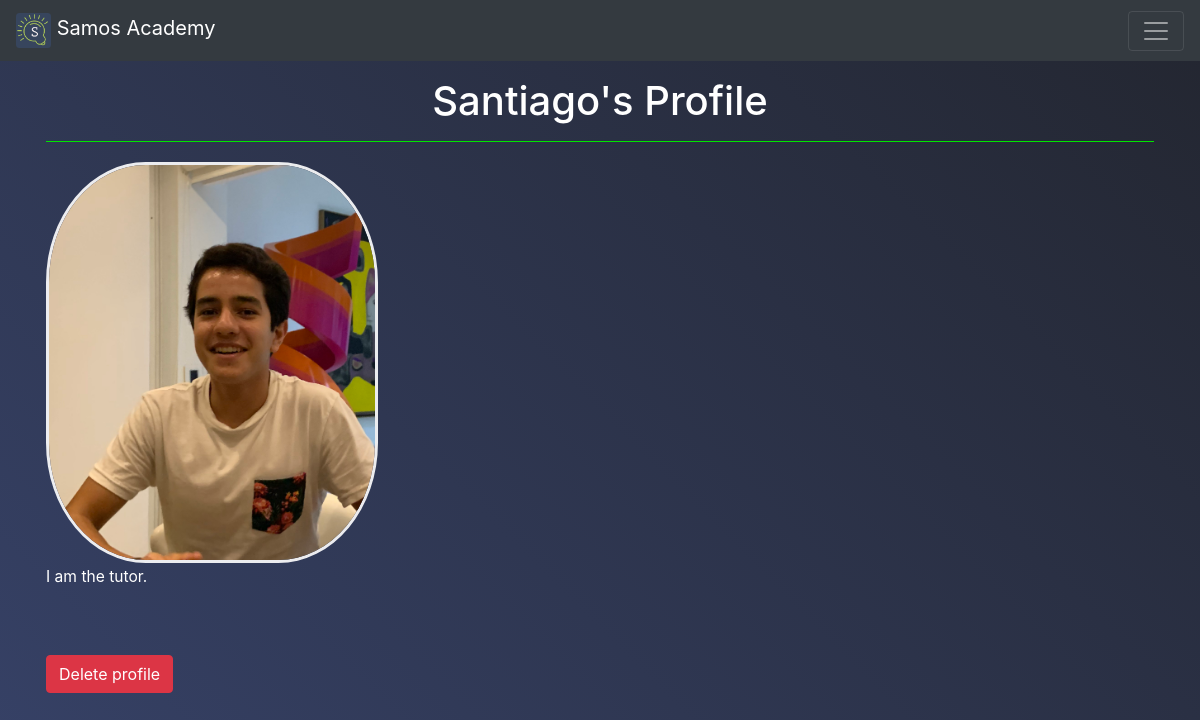
/profile/ (signed in), run on the app's committed database.
### academy/models.py (models this page shows)
class Profile(models.Model):
    user_id = models.IntegerField()
    country = CountryField()
    city = models.CharField(max_length=64)
    bio = models.TextField()
    photo = models.ImageField(null=True, upload_to='profiles/')

### academy/views.py (the view, shortened to what this page needs)
# urls.py: path('profile/', views.profile, name='profile'),
@login_required
def profile(request):
    try:
        return render(request, 'academy/profile.html', {
        'profile': Profile.objects.get(user_id=request.user.pk)
    })
    except ObjectDoesNotExist:
        return render(request, 'academy/profile.html', {
            'form': ProfileForm()
        })

### academy/templates/academy/profile.html (shortened to what this page needs)
{% extends 'academy/layout.html' %}
{% load crispy_forms_tags %}
{% block body %}
    {% if form %}
        <h1 class>Create your profile!</h1>
        <hr>
        <p>
            This is your opportunity to express who you are, your interests, your goals, what you hope to do later in
            life. It's perfectly fine if you do not know what you want to dedicate yourself to (I sure know it took
            me a while to decide). Just be open and remember that this is for me to be able to know you better.
        </p>
        <form action="{% url 'academy:profile' %}" enctype="multipart/form-data" method="POST">
            {% csrf_token %}
            {{ form | crispy }}
            <button class="btn btn-success" type="submit">Create profile</button>
        </form>
    {% elif profile %}
        <h1>{{ user.first_name }}'s Profile</h1>
        <hr>
        <div style="width: 30%">
            <img id="profile_photo" src="{{ profile.photo.url }}" alt="Your profile photo">
        </div>
        <p>{{ profile.bio }}</p>
        <form action="{% url 'academy:change_profile' profile.pk 'delete' %}" method="POST">
            <button class="btn btn-danger my-5" type="submit">Delete profile</button>
        </form>
    {% endif %}
{% endblock %}

### academy/static/academy/styles.css (style rules this page uses)
html, body { background-image: linear-gradient(45deg, #364166, #232630); color: #ffffff; }
h1 { text-align: center; }
hr { margin-bottom: 20px; background-color: #00ff00; }
p { font-size: 1.3vw; line-height: 1.8; }
#profile_photo { border-radius: 30%; border-color: #ffffffe7; border-style: solid; width: 100%; height: auto; }

### data on the page
Profile: photo (picture), bio "I am the tutor."

### other printed values
{{ user.first_name }} "Santiago"
